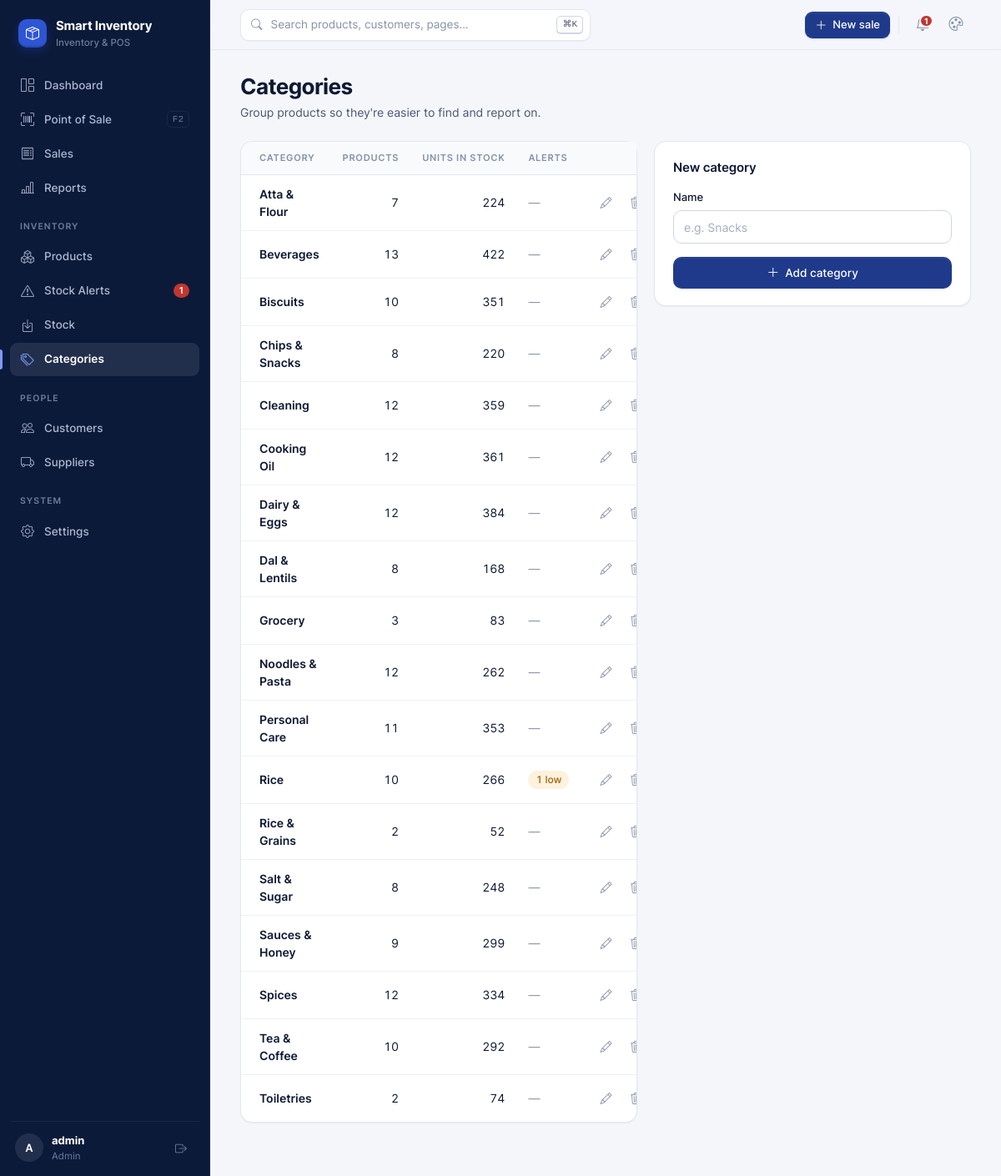
Page /categories/ (signed in) on the committed database.
### inventory/models.py (models this page shows, shortened)
class StoreSettings(models.Model):
    shop_name = models.CharField(max_length=120, default='Smart Inventory')
    address = models.CharField(max_length=255, blank=True)
    phone = models.CharField(max_length=40, blank=True)
    receipt_footer = models.CharField(max_length=255, default='Thank you for shopping with us!')
    default_low_stock = models.PositiveIntegerField('default low stock alert', default=5)
    reorder_cover_days = models.PositiveIntegerField(
        default=14, help_text='Reorder suggestions keep this many days of sales in stock.',
    )
    telegram_bot_token = models.CharField(max_length=120, blank=True)
    telegram_chat_id = models.CharField(max_length=60, blank=True)
    class Meta:
        verbose_name = 'store settings'
        verbose_name_plural = 'store settings'
    @classmethod
    def load(cls):
        obj, _ = cls.objects.get_or_create(pk=1)
        return obj

class Category(models.Model):
    name = models.CharField(max_length=100, unique=True)
    class Meta:
        verbose_name_plural = 'Categories'
        ordering = ['name']

### inventory/views/people.py (the view)
# urls.py: path('categories/', views.category_list, name='category_list'),
@login_required
def category_list(request):
    form = CategoryForm(request.POST or None)
    if request.method == 'POST' and form.is_valid():
        category = form.save()
        messages.success(request, f'Category "{category.name}" has been added.')
        return redirect('category_list')
    categories = Category.objects.annotate(
        product_count=Count('products'),
        stock_units=Sum('products__quantity'),
        low_count=Count('products', filter=Q(products__quantity__lte=F('products__low_stock_threshold'))),
    ).order_by('name')
    return render(request, 'inventory/category_list.html', {'form': form, 'categories': categories})

### inventory/forms.py
class CategoryForm(forms.ModelForm):
    class Meta:
        model = Category
        fields = ['name']
        widgets = {
            'name': forms.TextInput(attrs={'class': 'form-control', 'placeholder': 'e.g. Snacks'}),
        }

### inventory/context_processors.py (called while the page is built)
def nav_section(request):
    match = getattr(request, 'resolver_match', None)
    name = match.url_name if match else ''
    section = next((s for prefix, s in SECTIONS if name and name.startswith(prefix)), '')
    return {'nav_section': section}

def store(request):
    theme = request.COOKIES.get(THEME_COOKIE, 'navy')
    context = {
        'store': StoreSettings.load(),
        'theme': theme if theme in {t[0] for t in THEMES} else 'navy',
        'themes': THEMES,
    }
    if getattr(request, 'user', None) and request.user.is_authenticated:
        context['nav_low_stock'] = Product.objects.filter(quantity__lte=F('low_stock_threshold')).count()
    return context

### templates/inventory/category_list.html (shortened to what this page needs)
{% extends 'base.html' %}
{% block content %}
<div class="page-head">
  <div>
    <h1>Categories</h1>
    <p>Group products so they're easier to find and report on.</p>
  </div>
</div>
<div class="grid grid-main">
  <div class="card">
    <div class="table-wrap">
      {% if categories %}
      <table class="table hover">
        <thead><tr><th>Category</th><th class="text-right">Products</th><th class="text-right">Units in stock</th><th>Alerts</th><th></th></tr></thead>
        <tbody>
          {% for c in categories %}
          <tr>
            <td><a href="{% url 'product_list' %}?category={{ c.pk }}" class="cell-title">{{ c.name }}</a></td>
            <td class="text-right">{{ c.product_count }}</td>
            <td class="text-right">{{ c.stock_units|default:0 }}</td>
            <td>{% if c.low_count %}<span class="badge badge-warn">{{ c.low_count }} low</span>{% else %}<span class="muted">—</span>{% endif %}</td>
            <td class="cell-actions">
              <a href="{% url 'category_update' c.pk %}" class="icon-btn" title="Rename" aria-label="Rename"><i class="bi bi-pencil"></i></a>
              <a href="{% url 'category_delete' c.pk %}" class="icon-btn danger" title="Delete" aria-label="Delete"><i class="bi bi-trash3"></i></a>
            </td>
          </tr>
          {% endfor %}
        </tbody>
      </table>
      {% else %}
      <div class="empty"><i class="bi bi-tags empty-icon"></i><h3>No categories yet</h3><p>Add one — for example Grocery, Toiletries or Beverages.</p></div>
      {% endif %}
    </div>
  </div>
  <form method="post" class="card card-body">
    <div class="card-title" style="margin-bottom:14px">New category</div>
    <div class="form-group">
      <label for="{{ form.name.id_for_label }}">Name</label>
      {{ form.name }}
    </div>
    <button type="submit" class="btn btn-primary btn-block"><i class="bi bi-plus-lg"></i> Add category</button>
  </form>
</div>
{% endblock %}

### templates/base.html (shortened to what this page needs)
{% load static %}
<!DOCTYPE html>
<html lang="en" data-theme="{{ theme }}">
<head>
  <link rel="stylesheet" href="{% static 'vendor/inter/inter.css' %}">
  <link rel="stylesheet" href="{% static 'vendor/bootstrap-icons/bootstrap-icons.min.css' %}">
  <link rel="stylesheet" href="{% static 'css/style.css' %}">
</head>
<body>
<div class="app">
  <aside class="sidebar" id="sidebar">
    <a href="{% url 'dashboard' %}" class="brand">
      <span class="brand-mark"><i class="bi bi-box-seam"></i></span>
      <span class="ellipsis">{{ store.shop_name }}<small>Inventory &amp; POS</small></span>
    </a>
    <nav class="nav">
      <a href="{% url 'dashboard' %}" class="{% if nav_section == 'dashboard' %}active{% endif %}"><i class="bi bi-grid-1x2"></i> Dashboard</a>
      <a href="{% url 'pos' %}" class="{% if nav_section == 'pos' %}active{% endif %}"><i class="bi bi-upc-scan"></i> Point of Sale <kbd class="kbd-hint">F2</kbd></a>
      <a href="{% url 'order_list' %}" class="{% if nav_section == 'sales' %}active{% endif %}"><i class="bi bi-receipt"></i> Sales</a>
      <a href="{% url 'report' %}" class="{% if nav_section == 'reports' %}active{% endif %}"><i class="bi bi-bar-chart-line"></i> Reports</a>
      <div class="nav-label">Inventory</div>
      <a href="{% url 'product_list' %}" class="{% if nav_section == 'products' %}active{% endif %}"><i class="bi bi-boxes"></i> Products</a>
      <a href="{% url 'alert_list' %}" class="{% if nav_section == 'alerts' %}active{% endif %}">
        <i class="bi bi-exclamation-triangle"></i> Stock Alerts
        {% if nav_low_stock %}<span class="count" title="{{ nav_low_stock }} low or out of stock">{{ nav_low_stock }}</span>{% endif %}
      </a>
      <a href="{% url 'stock' %}" class="{% if nav_section == 'stock' %}active{% endif %}"><i class="bi bi-box-arrow-in-down"></i> Stock</a>
      <a href="{% url 'category_list' %}" class="{% if nav_section == 'categories' %}active{% endif %}"><i class="bi bi-tags"></i> Categories</a>
      <div class="nav-label">People</div>
      <a href="{% url 'customer_list' %}" class="{% if nav_section == 'customers' %}active{% endif %}"><i class="bi bi-people"></i> Customers</a>
      <a href="{% url 'supplier_list' %}" class="{% if nav_section == 'suppliers' %}active{% endif %}"><i class="bi bi-truck"></i> Suppliers</a>
      <div class="nav-label">System</div>
      <a href="{% url 'settings' %}" class="{% if nav_section == 'settings' %}active{% endif %}"><i class="bi bi-gear"></i> Settings</a>
    </nav>
    <div class="sidebar-footer">
      <a href="{% url 'settings' %}?tab=account" class="avatar" title="My account">{{ request.user.get_full_name|default:request.user.username|slice:":1" }}</a>
      <div class="who">
        <strong class="ellipsis">{{ request.user.get_full_name|default:request.user.username }}</strong>
        <span>{% if request.user.is_superuser %}Admin{% else %}Staff{% endif %}</span>
      </div>
      <form method="post" action="{% url 'logout' %}">
        <button type="submit" class="icon-btn" title="Sign out" aria-label="Sign out"><i class="bi bi-box-arrow-right"></i></button>
      </form>
    </div>
  </aside>
  <main class="main">
    <header class="topbar">
      <button type="button" class="search-trigger" data-cmdk aria-label="Search">
        <i class="bi bi-search"></i>
        <span>Search products, customers, pages…</span>
        <kbd>⌘K</kbd>
      </button>
      <div class="topbar-actions">
        <a href="{% url 'pos' %}" class="btn btn-primary btn-sm hide-sm"><i class="bi bi-plus-lg"></i> New sale</a>
        <a href="{% url 'alert_list' %}" class="icon-btn" title="Stock alerts" aria-label="Stock alerts">
          {% if nav_low_stock %}<span class="dot-badge">{{ nav_low_stock }}</span>{% endif %}
        </a>
        <div class="menu" id="themeMenu">
          <button type="button" class="icon-btn" data-menu-toggle title="Theme" aria-label="Change theme" aria-haspopup="true">
            <i class="bi {% if theme == 'midnight' %}bi-moon-stars{% else %}bi-palette{% endif %}"></i>
          </button>
        </div>
      </div>
    </header>
    <div class="content">
      <div class="container">
        {% block content %}{% endblock %}
      </div>
    </div>
  </main>
</div>
</body>
</html>

### rows in the picture
StoreSettings: shop_name "Smart Inventory"
Category: name "Atta & Flour", product_count "7", stock_units "224"
Category: name "Beverages", product_count "13", stock_units "422"
Category: name "Biscuits", product_count "10", stock_units "351"
Category: name "Chips & Snacks", product_count "8", stock_units "220"
Category: name "Cleaning", product_count "12", stock_units "359"
Category: name "Cooking Oil", product_count "12", stock_units "361"
Category: name "Dairy & Eggs", product_count "12", stock_units "384"
Category: name "Dal & Lentils", product_count "8", stock_units "168"
Category: name "Grocery", product_count "3", stock_units "83"
Category: name "Noodles & Pasta", product_count "12", stock_units "262"
Category: name "Personal Care", product_count "11", stock_units "353"
Category: name "Rice", product_count "10", stock_units "266", low_count "1"
Category: name "Rice & Grains", product_count "2", stock_units "52"
Category: name "Salt & Sugar", product_count "8", stock_units "248"
Category: name "Sauces & Honey", product_count "9", stock_units "299"
Category: name "Spices", product_count "12", stock_units "334"
Category: name "Tea & Coffee", product_count "10", stock_units "292"
Category: name "Toiletries", product_count "2", stock_units "74"

### other values in the picture
{{ nav_low_stock }} "1"
{{ request.user.get_full_name|default:request.user.username|slice:":1" }} "A"
{{ request.user.get_full_name|default:request.user.username }} "admin"
